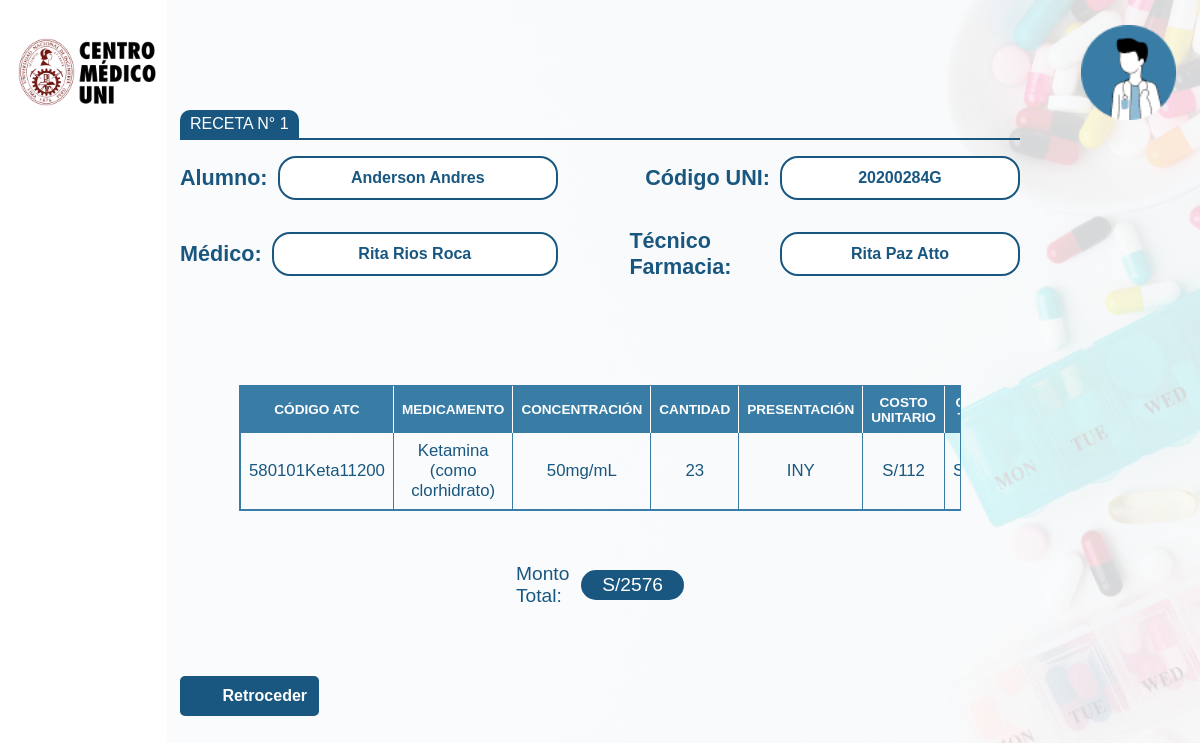
The page /pages/receta-id.php?id_receta=1 (signed in) on the database its author committed.
### tables this page shows
CREATE TABLE `alumno` (
  `codigo_alumno` varchar(100) NOT NULL,
  `nombre_alumno` varchar(100) NOT NULL,
  `facultad` varchar(100) NOT NULL,
  `sexo` varchar(100) NOT NULL,
  `fecha_nacimiento` varchar(100) NOT NULL,
  `id_aporte` varchar(100) NOT NULL,
  PRIMARY KEY (`codigo_alumno`),
  KEY `id_aporte` (`id_aporte`)
);

CREATE TABLE `receta` (
  `fichador_receta` varchar(150) NOT NULL,
  `fecha` date NOT NULL,
  `monto_total` varchar(20) NOT NULL,
  `dni_usuario` varchar(100) NOT NULL,
  `codigo_alumno` varchar(100) NOT NULL,
  `dni_medico` int NOT NULL,
  `periodo_academico` varchar(20) DEFAULT NULL,
  PRIMARY KEY (`fichador_receta`),
  KEY `dni_usuario` (`dni_usuario`),
  KEY `codigo_alumno` (`codigo_alumno`),
  KEY `dni_medico` (`dni_medico`),
  CONSTRAINT `receta_ibfk_1` FOREIGN KEY (`dni_usuario`) REFERENCES `usuario` (`dni_usuario`),
  CONSTRAINT `receta_ibfk_2` FOREIGN KEY (`codigo_alumno`) REFERENCES `alumno` (`codigo_alumno`),
  CONSTRAINT `receta_ibfk_3` FOREIGN KEY (`dni_medico`) REFERENCES `médico` (`dni_medico`)
);

CREATE TABLE `usuario` (
  `dni_usuario` varchar(100) NOT NULL,
  `nombre` varchar(100) NOT NULL,
  `usuario` varchar(100) NOT NULL,
  `contraseña` varchar(100) NOT NULL,
  `rol` varchar(100) NOT NULL,
  PRIMARY KEY (`dni_usuario`)
);

CREATE TABLE `medicamento_receta` (
  `cantidad` varchar(100) NOT NULL,
  `precio_total` varchar(100) NOT NULL,
  `fichador_receta` varchar(150) NOT NULL,
  `id_medicamento` varchar(100) NOT NULL,
  `id` int NOT NULL AUTO_INCREMENT,
  PRIMARY KEY (`id`),
  KEY `fichador_receta` (`fichador_receta`),
  KEY `id_medicamento` (`id_medicamento`),
  CONSTRAINT `medicamento_receta_ibfk_1` FOREIGN KEY (`fichador_receta`) REFERENCES `receta` (`fichador_receta`),
  CONSTRAINT `medicamento_receta_ibfk_2` FOREIGN KEY (`id_medicamento`) REFERENCES `medicamento` (`id_medicamento`)
);

CREATE TABLE `medicamento` (
  `id_medicamento` varchar(100) NOT NULL,
  `cantidad` varchar(100) NOT NULL,
  `precio_unitaario` varchar(100) NOT NULL,
  `fecha_vencimiento` varchar(100) NOT NULL,
  `codigo_siga` varchar(100) NOT NULL,
  `numero_lote` varchar(50) DEFAULT NULL,
  PRIMARY KEY (`id_medicamento`),
  KEY `codigo_siga` (`codigo_siga`),
  CONSTRAINT `medicamento_ibfk_1` FOREIGN KEY (`codigo_siga`) REFERENCES `petitorio` (`codigo_siga`)
);

CREATE TABLE `petitorio` (
  `codigo_siga` varchar(100) NOT NULL,
  `denomin_comun_internac_o_principio_activo` varchar(100) NOT NULL,
  `concentracion` varchar(100) NOT NULL,
  `forma_farmaceutica` varchar(100) NOT NULL,
  `minimo_stock` int DEFAULT NULL,
  PRIMARY KEY (`codigo_siga`)
);

### pages/receta-id.php (the view, shortened to what this page needs)
<?php
$db=conectarDB();
$id=mysqli_real_escape_string($db,$_GET['id_receta']);
$id=htmlspecialchars($id);
  $query = "SELECT fecha, codigo_alumno, dni_medico FROM `receta` WHERE fichador_receta='$id';";
  $ejecuta = mysqli_query($db, $query);
  $receta = mysqli_fetch_assoc($ejecuta);
  $codigo_alumno = $receta['codigo_alumno'];
  $dni_medico = $receta['dni_medico'];
  $query_alumno = "SELECT nombre_alumno FROM `alumno` WHERE codigo_alumno='$codigo_alumno';";
  $ejecuta_alumno = mysqli_query($db, $query_alumno);
  $alumno = mysqli_fetch_assoc($ejecuta_alumno);
  $nombre_alumno = $alumno['nombre_alumno'];
  $query_medico = "SELECT nombre FROM `médico` WHERE dni_medico='$dni_medico';";
  $ejecuta_medico = mysqli_query($db, $query_medico);
  $medico = mysqli_fetch_assoc($ejecuta_medico);
  $nombre_medico = $medico['nombre'];
  $tecnico="SELECT u.nombre FROM receta r INNER JOIN usuario u ON r.dni_usuario = u.dni_usuario WHERE r.fichador_receta=$id;";
  $ejecutaTecnico=mysqli_query($db,$tecnico);
  $resultadoTecnico=mysqli_fetch_assoc($ejecutaTecnico);
?>
<!DOCTYPE html>
<html lang="en">
<head>
    <link rel="stylesheet" href="../styles/inventario.css">
    <link rel="stylesheet" href="../styles/receta-id.css">
    <link href='https://unpkg.com/boxicons@2.1.4/css/boxicons.min.css' rel='stylesheet'>
    <link rel="stylesheet" href="../styles/contenedor-botones.css">
</head>
<body>
<div class="container">
            <div class="portada-container">
                <div class="logo-uni">
                    <img src="/img/logo-uni.png" alt="">
                </div>
                <div class="photo-user" id="photo-user">
                    <img src="/img/user.png" alt="">
                </div>
            </div>
                <div class="portada-providencial">
                    <div class="search-container-receta">
                        <div>
                            <span class="styled-span">RECETA N° <?php echo $id ?></span>
                        </div>
                        <div class="span-underline"></div>
                        <div class="search-receta">
                            <div class="left">
                                <div class="div-1">
                                <label for="search-type" class="search-text">Alumno:</label>
                                <input type="text" id="dato_texto_div1" value="<?php echo $nombre_alumno ?>" readonly>
                                </div>
                                <div class="div-1">
                                <label for="search-type" class="search-text">Médico:</label>
                                <input type="text" id="dato_texto_div1" value="<?php echo $nombre_medico; ?>" readonly>
                                </div>
                            </div>
                            <div class="right">
                                <div class="div-2">
                                <label for="search-input" class="search-text">Código UNI:</label>
                                <input type="text" id="dato_texto_div2" value="<?php echo $codigo_alumno; ?>" readonly>
                                </div>
                                <div class="div-2">
                                <label for="search-input" class="search-text">Técnico Farmacia:</label>
                                <input type="text" id="dato_texto_div2" value="<?php echo $resultadoTecnico['nombre'];?>" readonly>
                                </div>
                            </div>
                        </div>
                    </div>
                </div>
            <div class="tabla-container-receta">
                <table class="tabla" id='tabla'>
                <tr>
                    <th>CÓDIGO ATC</th>
                    <th>MEDICAMENTO</th>
                    <th>CONCENTRACIÓN</th>
                    <th>CANTIDAD</th>
                    <th>PRESENTACIÓN</th>
                    <th>COSTO UNITARIO</th>
                    <th>COSTO TOTAL</th>
                </tr>
                    <?php
                    $query="SELECT medicamento_receta.id_medicamento AS id_medicamento,medicamento_receta.cantidad AS cantidad_receta_cm, medicamento.*, petitorio.*
                    FROM medicamento_receta
                    JOIN medicamento ON medicamento_receta.id_medicamento = medicamento.id_medicamento
                    JOIN petitorio ON medicamento.codigo_siga = petitorio.codigo_siga WHERE medicamento_receta.fichador_receta='$id';";
                    $ejecuta=mysqli_query($db,$query);
                    $sumador = 0;
                    ?>
                    <?php while($producto=mysqli_fetch_assoc($ejecuta)):
                        $sumador=$producto['cantidad_receta_cm']*$producto['precio_unitaario']+$sumador;
                    ?>
                <tr>
                    <td><?php echo $producto['id_medicamento']?></td>
                    <td><?php echo $producto['denomin_comun_internac_o_principio_activo']?></td>
                    <td><?php echo $producto['concentracion']?></td>
                    <td><?php echo $producto['cantidad_receta_cm']?></dh>
                    <td><?php echo $producto['forma_farmaceutica']?></dh>
                    <td><?php echo "S/". $producto['precio_unitaario']?></td>
                    <td><?php echo "S/". $producto['cantidad_receta_cm']*$producto['precio_unitaario']?></td>
                </tr>
                    <?php endwhile; ?>
                </table>
            </div>
            <div class="monto-total">
                <p>Monto Total:</p>
                <span><p class="parrafo"><?php echo "S/".$sumador?></p></span>
            </div>
            <div class="salir-receta">
                <a href="./recetas-vista.php"><i class='bx bxs-left-arrow'></i>Retroceder</a>
            </div>
        </div>
</body>
</html>

### styles/inventario.css (style rules this page uses)
* { margin: 0; padding: 0; font-family: "Poppins", sans-serif; }
body { background: url("/img/fondo-stock.png") no-repeat right center fixed; background-size: contain; }
.container { display: flex; justify-content: space-between; align-items: center; height: 100vh; flex-direction: column; position: relative; }
.portada-container { width: 100%; display: flex; justify-content: space-between; align-items: center; position: absolute; top: 4%; height: 10%; }
.bx { font-family: "Poppins", sans-serif; }
.logo-uni { display: flex; align-items: center; }
.logo-uni img { width: 75%; height: 16%; padding-left: 10%; }
.photo-user { display: flex; justify-content: end; align-items: flex-end; flex-direction: column; }
.photo-user img { width: 100%; height: 16%; padding-right: 3vh; }
table { width: 100%; border-collapse: collapse; border: 1px solid rgb(57, 124, 166); }
table tr { margin: 5px 0; }
th, td { padding: 8px; text-align: center; width: 10%; }
th { background-color: rgb(57, 124, 166); color: white; border-right: 1px solid white; border-left: 1px solid white; font-size: 1.7vh; position: sticky; top: -1px; z-index: 1; }
tr { margin: 0 5px; }
td { border-right: 1px solid rgb(57, 124, 166); border-left: 1px solid rgb(57, 124, 166); width: 10%; font-size: 2.1vh; color: #195780; }
th:first-child, td:first-child { border-left: 1px solid rgb(57, 124, 166); }
th:last-child, td:last-child { border-right: none; }
.search-text { color: #195780; font-weight: bold; font-size: 2.7vh; }
.portada-providencial { display: flex; flex-direction: column; width: 70%; align-items: center; justify-content: space-between; height: 31%; margin-top: 7%; }
.styled-span { background-color: #195780; color: white; padding: 5px 10px; border-top-left-radius: 10px; border-top-right-radius: 10px; display: inline-block; }
.span-underline { border-bottom: 2px solid #195780; width: 100%; }

### styles/receta-id.css (style rules this page uses)
.search-container-receta { display: flex; justify-content: space-between; width: 100%; flex-direction: column; margin-bottom: 20px; flex-wrap: wrap; flex-direction: column; }
.search-receta { display: flex; justify-content: space-between; width: 100%; margin-bottom: 20px; flex-wrap: wrap; }
.search-container-receta .left, .search-container-receta .right { display: flex; align-items: center; flex: 1; min-width: 200px; }
.search-container-receta .left { justify-content: space-around; width: 36%; height: 19vh; display: flex; flex-direction: column; align-items: baseline; }
.search-container-receta .right { justify-content: space-around; width: 36%; height: 19vh; display: flex; align-items: flex-end; flex-direction: column; flex-wrap: nowrap; }
.div-1 { display: flex; align-items: center; width: 90%; justify-content: space-between; }
.div-2 input { text-align: center; }
.div-2 { display: flex; width: 93%; align-items: center; justify-content: end; }
#dato_texto_div1 { padding-right: 19px; width: 49vh; margin: 7px 0; margin-left: 10px; height: 5vh; border-radius: 18px; border: 2px solid #195780; padding-inline: 10px; color: #195780; font-size: 2vh; font-weight: bold; text-align: center; }
#dato_texto_div2 { padding-right: 19px; width: 27vh; margin: 7px 0; margin-left: 10px; height: 5vh; border-radius: 18px; border: 2px solid #195780; padding-inline: 10px; color: #195780; font-size: 2vh; font-weight: bold; }
.tabla-container-receta { max-height: 500px; overflow-y: auto; border: 1px solid rgb(57, 124, 166); overflow-x: hidden; width: 60%; }
.salir-receta { display: flex; align-items: center; justify-content: start; margin-top: 2vh; margin-bottom: 7%; width: 70%; }
.salir-receta a { background-color: rgb(25, 87, 128); color: white; border: none; display: flex; align-items: center; text-decoration: none; padding: 10px 12px; border-radius: 5px; cursor: pointer; transition: background-color 0.3s ease; font-weight: 700; font-size: 2vh; }
.salir-receta i { margin-right: 15px; font-size: 20px; }
.monto-total { display: flex; align-items: center; justify-content: space-between; width: 14%; }
.monto-total p { color: #195780; font-size: 2.4vh; font-weight: 400; }
.monto-total span p { color: #ffffff; }

### styles/contenedor-botones.css (style rules this page uses)
.parrafo { background-color: rgb(25, 87, 128); color: #fff; padding: 4px 21px; border-radius: 20px; }

### rows shown on the page
alumno: nombre_alumno "Anderson Andres"
médico: nombre "Rita Rios Roca"
receta: codigo_alumno "20200284G"
usuario: nombre "Rita Paz Atto"
medicamento_receta: id_medicamento.id_medicamento "580101Keta11200", petitorio.denomin_comun_internac_o_principio_activo "Ketamina (como clorhidrato)", petitorio.concentracion "50mg/mL", cantidad "23", petitorio.forma_farmaceutica "INY", id_medicamento.precio_unitaario "112"

### other values the page prints
$id "1"
$sumador "2576"
